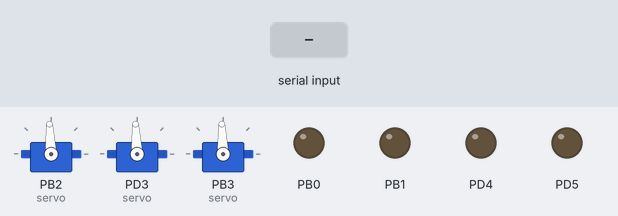
This program was run on a simulated ATmega328P, built with avr-gcc and emulated at 16 MHz. Parts: 3 × servo, output pins drawn as LEDs (lit = HIGH). Wiring (inferred from the names in the program): 3 × servo: signal PB2 / signal PB3 / signal PD3. The test bench sets the inputs (shaded band). Servo pulses on a pin are drawn as a servo (544–2400 µs = 0–180°); pins used as bus, display or sensor lines are not drawn; what the program prints to the serial monitor is not drawn.

Above: at 1.2 s.
1.3 s: "1" received over Serial
At 3.45 s:
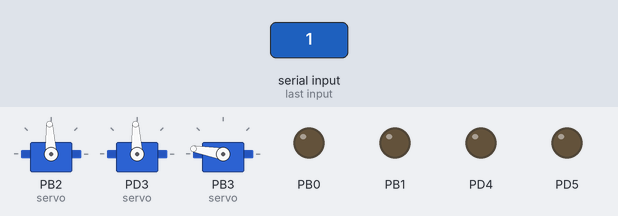
4.3 s: "0" received over Serial
6.1 s: "2" received over Serial
Timing chart, 0 to 24.3 s (numbered marks = the images above; inputs shaded):
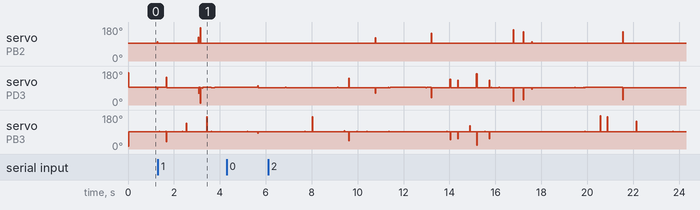

The program:

main.c
```c
#include "include/config.h"
#include "drivers/gpio.h"
#include "drivers/uart.h"
#include "drivers/timer.h"
#include "drivers/interrupts.h"
#include "protocol/frame.h"
#include "protocol/command_dispatch.h"
#include "handlers/handlers.h"
#include "handlers/system_handlers.h"
#include "actuators/servo.h"
#include "actuators/door_lock.h"
#include "actuators/alarm.h"
#include "system/watchdog.h"
#include "system/state.h"
#include "system/state_watch.h"
#include <avr/io.h>

/* main.c's whole job is: init every module, and run the loop. It has no
 * idea what CMD_UNLOCK means -- that lives entirely in
 * protocol/command_dispatch.c (validates the envelope: meta/TTL/duplicate)
 * and handlers directory (one file per hardware domain, each command mapped to
 * one handler function). Extending the command set the host speaks -- a
 * new HardwarePolicy action, a new scenario -- means adding a row to a
 * handler module's _register() call, never editing this file. See
 * docs/COMMAND_ARCHITECTURE.md.
 */

static bool valid_device(uint8_t id) { return id == DEVICE_CONTROLLER_ID || id == BROADCAST_DEVICE_ID; }

static void process_frame(const frame_t *f, uint32_t now) {
    if (!valid_device(f->device_id)) { frame_send_ack(f, ERR_BAD_DEVICE); return; }
    uint8_t err = command_dispatch_execute(f, now);
    frame_send_ack(f, err);
}

static void report_boot_faults(void) {
    uint8_t reason = state_get()->last_reset_reason;
    if (reason & _BV(WDRF)) {
        frame_send_fault(FAULT_WATCHDOG_RESET, state_get()->uptime_ms);
    }
}

int main(void) {
    watchdog_init();
    gpio_init();
    uart_init();
    timer_init();
    servo_init();
    door_lock_init();
    alarm_init();
    state_init(watchdog_reset_reason());
    frame_init();
    command_dispatch_init();
    handlers_register_all();
    state_watch_init();
    interrupts_init();

    state_set_uptime(0u);
    report_boot_faults();

    uint32_t last_telemetry = 0u;
    uint8_t telemetry_sequence = 0u;

    for (;;) {
        uint32_t now = timer_millis();
        state_set_uptime(now);
        frame_poll();
        frame_t f;
        while (frame_pop(&f)) process_frame(&f, now);

        state_check_failsafe(now);
        state_watch_poll(now);

        if ((uint32_t)(now - last_telemetry) >= TELEMETRY_PERIOD_MS) {
            last_telemetry = now;
            system_send_telemetry(telemetry_sequence++);
        }
        watchdog_kick();
    }
}
```

alarm.c
```c
#include "alarm.h"
#include "drivers/gpio.h"

static volatile uint8_t active[2];
static volatile alarm_mode_t mode_state[2];
static volatile uint32_t deadline[2];

void alarm_init(void){for(uint8_t i=1u;i<=2u;++i){active[i-1u]=0u;mode_state[i-1u]=ALARM_OFF;deadline[i-1u]=0u;gpio_alarm_set(i,false);}}

bool alarm_trigger(uint8_t id, alarm_mode_t mode, uint32_t duration_ms, uint32_t now){
    if(id<1u||id>2u||mode==ALARM_OFF)return false;
    active[id-1u]=1u;mode_state[id-1u]=mode;deadline[id-1u]=duration_ms?(now+duration_ms):0u;gpio_alarm_set(id,true);return true;
}
bool alarm_clear(uint8_t id){if(id<1u||id>2u)return false;active[id-1u]=0u;mode_state[id-1u]=ALARM_OFF;deadline[id-1u]=0u;gpio_alarm_set(id,false);return true;}
void alarm_clear_all(void){(void)alarm_clear(1u);(void)alarm_clear(2u);}
void alarm_tick(uint32_t now){for(uint8_t i=0u;i<2u;++i)if(active[i]&&deadline[i]!=0u&&(int32_t)(now-deadline[i])>=0)(void)alarm_clear((uint8_t)(i+1u));}
bool alarm_is_active(uint8_t id){return(id<1u||id>2u)?false:active[id-1u]!=0u;}
alarm_mode_t alarm_get_mode(uint8_t id){return(id<1u||id>2u)?ALARM_OFF:mode_state[id-1u];}
```

alarm.h
```c
#ifndef IASS_ALARM_H
#define IASS_ALARM_H
#include <stdint.h>
#include <stdbool.h>
#include "system_types.h"
void alarm_init(void);
bool alarm_trigger(uint8_t id, alarm_mode_t mode, uint32_t duration_ms, uint32_t now);
bool alarm_clear(uint8_t id);
void alarm_clear_all(void);
void alarm_tick(uint32_t now);
bool alarm_is_active(uint8_t id);
alarm_mode_t alarm_get_mode(uint8_t id);
#endif
```

door_lock.c
```c
#include "door_lock.h"
#include "config.h"
#include "drivers/gpio.h"

static volatile uint8_t commanded[2]={1u,1u};
static volatile uint8_t actual[2]={1u,1u};
static volatile uint8_t open_state[2]={0u,0u};
static volatile uint32_t deadline[2];

void door_lock_init(void) {
    gpio_door_lock_set(1u,true); gpio_door_lock_set(2u,true);
    commanded[0]=commanded[1]=1u; actual[0]=actual[1]=1u; deadline[0]=deadline[1]=0u;
}

bool door_lock_set(uint8_t id, bool locked, uint32_t duration_ms, uint32_t now) {
    if (id<1u||id>2u) return false;
    if (!locked && duration_ms==0u) duration_ms=DOOR_DEFAULT_UNLOCK_MS;
    gpio_door_lock_set(id,locked);
    commanded[id-1u]=locked?1u:0u;
    deadline[id-1u]=(!locked)?(now+duration_ms):0u;
    return true;
}

void door_lock_tick(uint32_t now) {
    for (uint8_t i=0u;i<2u;++i) {
        uint8_t id=(uint8_t)(i+1u);
#if IASS_ENABLE_DOOR_SENSORS
        open_state[i]=gpio_door_sensor_open(id)?1u:0u;
#else
        open_state[i]=0u;
#endif
        if (!commanded[i] && deadline[i]!=0u && (int32_t)(now-deadline[i])>=0) {
            gpio_door_lock_set(id,true); commanded[i]=1u; deadline[i]=0u;
        }
#if IASS_ENABLE_MANUAL_OVERRIDES
        if (gpio_override_active(id)) (void)door_lock_set(id,false,DOOR_DEFAULT_UNLOCK_MS,now);
#endif
        /* With no lock-position sensor, commanded state is the best physical
         * state estimate. It is explicitly reported as commanded/known, not
         * falsely presented as sensor-confirmed engagement. */
        actual[i]=commanded[i];
    }
}

bool door_is_locked_commanded(uint8_t id){return (id<1u||id>2u)?true:commanded[id-1u]!=0u;}
bool door_is_open(uint8_t id){return (id<1u||id>2u)?false:open_state[id-1u]!=0u;}
bool door_is_locked_actual(uint8_t id){return (id<1u||id>2u)?false:actual[id-1u]!=0u;}
bool door_override(uint8_t id){return gpio_override_active(id);}
```

door_lock.h
```c
#ifndef IASS_DOOR_LOCK_H
#define IASS_DOOR_LOCK_H
#include <stdint.h>
#include <stdbool.h>
void door_lock_init(void);
bool door_lock_set(uint8_t id, bool locked, uint32_t duration_ms, uint32_t now);
void door_lock_tick(uint32_t now);
bool door_is_locked_commanded(uint8_t id);
bool door_is_open(uint8_t id);
bool door_is_locked_actual(uint8_t id);
bool door_override(uint8_t id);
#endif
```

servo.c
```c
#include "servo.h"
#include "config.h"
#include "drivers/gpio.h"
#include <avr/io.h>
#include <avr/interrupt.h>

static volatile uint8_t angle[3] = { SERVO_HOME_DEG, SERVO_HOME_DEG, SERVO_HOME_DEG };
static volatile uint8_t target[3] = { SERVO_HOME_DEG, SERVO_HOME_DEG, SERVO_HOME_DEG };
static volatile uint8_t moving[3];
static volatile uint8_t pulse_index;
static volatile uint8_t pulse_phase;

static uint16_t angle_to_ticks(uint8_t a) {
    /* Timer1 prescaler 8 => 0.5 us/tick; 1000..2000 us pulse. */
    return (uint16_t)(2000u + ((uint32_t)a * 2000u) / 180u);
}

void servo_init(void) {
    for (uint8_t i=0u;i<3u;++i) { angle[i]=SERVO_HOME_DEG; target[i]=SERVO_HOME_DEG; moving[i]=0u; }
    pulse_index=0u; pulse_phase=0u;
}

bool servo_set_target(uint8_t id, uint8_t a) {
    if (id < 1u || id > 3u || a > SERVO_MAX_DEG) return false;
    uint8_t s=SREG; cli(); target[id-1u]=a; moving[id-1u]=(angle[id-1u]!=a); SREG=s; return true;
}

void servo_stop(uint8_t id) {
    if (id < 1u || id > 3u) return;
    uint8_t s=SREG; cli(); target[id-1u]=angle[id-1u]; moving[id-1u]=0u; SREG=s;
}

void servo_home_all(void) { for (uint8_t i=1u;i<=3u;++i) (void)servo_set_target(i,SERVO_HOME_DEG); }
void servo_stop_all(void) { for (uint8_t i=1u;i<=3u;++i) servo_stop(i); }
uint8_t servo_get_angle(uint8_t id) { return (id<1u||id>3u)?0u:angle[id-1u]; }
uint8_t servo_get_target(uint8_t id) { return (id<1u||id>3u)?0u:target[id-1u]; }
uint8_t servo_is_moving(uint8_t id) { return (id<1u||id>3u)?0u:moving[id-1u]; }

void servo_tick_1ms(void) {
    static uint8_t divider=0u;
    if (++divider < SERVO_STEP_MS) return;
    divider=0u;
    for (uint8_t i=0u;i<3u;++i) {
        if (angle[i] < target[i]) ++angle[i];
        else if (angle[i] > target[i]) --angle[i];
        moving[i]=(angle[i]!=target[i]);
    }
}

void servo_timer1_isr(void) {
    if (pulse_phase == 0u) {
        TCNT1=0u; pulse_index=0u; pulse_phase=1u;
        gpio_servo_set(1u,true);
        OCR1A=(uint16_t)(angle_to_ticks(angle[0])-1u);
        return;
    }
    gpio_servo_set((uint8_t)(pulse_index+1u),false);
    ++pulse_index;
    if (pulse_index < 3u) {
        gpio_servo_set((uint8_t)(pulse_index+1u),true);
        OCR1A=(uint16_t)(angle_to_ticks(angle[pulse_index])-1u);
    } else {
        pulse_phase=0u;
        OCR1A=39999u;
    }
}
```

servo.h
```c
#ifndef IASS_SERVO_H
#define IASS_SERVO_H
#include <stdint.h>
#include <stdbool.h>
void servo_init(void);
bool servo_set_target(uint8_t id, uint8_t angle);
void servo_stop(uint8_t id);
void servo_home_all(void);
void servo_stop_all(void);
uint8_t servo_get_angle(uint8_t id);
uint8_t servo_get_target(uint8_t id);
void servo_tick_1ms(void);
void servo_timer1_isr(void);
uint8_t servo_is_moving(uint8_t id);
#endif
```

alarm_handlers.c
```c
#include "alarm_handlers.h"
#include "../protocol/command_dispatch.h"
#include "../protocol/payload.h"
#include "../include/config.h"
#include "../actuators/alarm.h"

/* CMD_ALARM_TRIGGER args: [alarm_id:u8][mode:u8][duration_ms:u32 optional]
 * (host-side TRIGGER_ALARM). One command covers every alarm channel in
 * every mode (SIREN on alarm_1 = your buzzer, STROBE on alarm_2 = your LED,
 * or SIREN_STROBE on either) rather than the old separate CMD_SIREN /
 * CMD_STROBE commands -- this is also exactly what REPEAT_VISIT_DETECTED
 * uses (mode=STROBE only, no siren) without needing a new command. */
static uint8_t handle_alarm_trigger(const frame_t *f, const command_meta_t *meta, uint8_t base, uint32_t now) {
    (void)meta;
    uint8_t id = 0u, mode = 0u;
    uint32_t duration = 0u;
    if (!payload_u8(f, base, &id) || !payload_u8(f, (uint8_t)(base + 1u), &mode)) return ERR_BAD_PARAMETER;
    if (f->length >= (uint8_t)(base + 6u)) {
        uint32_t v = 0u;
        if (payload_u32(f, (uint8_t)(base + 2u), &v)) duration = v;
    }
    if (mode > ALARM_SIREN_STROBE || mode == ALARM_OFF) return ERR_BAD_PARAMETER;
    return alarm_trigger(id, (alarm_mode_t)mode, duration, now) ? ERR_NONE : ERR_BAD_PARAMETER;
}

/* CMD_ALARM_CLEAR args: [alarm_id:u8], 0 = all */
static uint8_t handle_alarm_clear(const frame_t *f, const command_meta_t *meta, uint8_t base, uint32_t now) {
    (void)meta; (void)now;
    uint8_t id = 0u;
    if (!payload_u8(f, base, &id)) return ERR_BAD_PARAMETER;
    if (id == 0u) { alarm_clear_all(); return ERR_NONE; }
    return alarm_clear(id) ? ERR_NONE : ERR_BAD_PARAMETER;
}

void alarm_handlers_register(void) {
    command_dispatch_register(CMD_ALARM_TRIGGER, 2u, 1u, handle_alarm_trigger);
    command_dispatch_register(CMD_ALARM_CLEAR, 1u, 1u, handle_alarm_clear);
}
```

alarm_handlers.h
```c
#ifndef IASS_ALARM_HANDLERS_H
#define IASS_ALARM_HANDLERS_H
void alarm_handlers_register(void);
#endif
```

door_handlers.c
```c
#include "door_handlers.h"
#include "../protocol/command_dispatch.h"
#include "../protocol/payload.h"
#include "../include/config.h"
#include "../actuators/door_lock.h"

/* CMD_LOCK args: [door_id:u8] (host-side LOCK_DOOR) */
static uint8_t handle_lock(const frame_t *f, const command_meta_t *meta, uint8_t base, uint32_t now) {
    (void)meta;
    uint8_t id = 0u;
    if (!payload_u8(f, base, &id)) return ERR_BAD_PARAMETER;
    return door_lock_set(id, true, 0u, now) ? ERR_NONE : ERR_BAD_PARAMETER;
}

/* CMD_UNLOCK args: [door_id:u8][duration_ms:u32 optional] (host-side
 * UNLOCK_DOOR, which HardwarePolicy always issues with an explicit
 * duration -- the optional-arg fallback exists for direct bench testing). */
static uint8_t handle_unlock(const frame_t *f, const command_meta_t *meta, uint8_t base, uint32_t now) {
    (void)meta;
    uint8_t id = 0u;
    uint32_t duration = 0u;
    if (!payload_u8(f, base, &id)) return ERR_BAD_PARAMETER;
    if (f->length >= (uint8_t)(base + 5u)) {
        uint32_t v = 0u;
        if (payload_u32(f, (uint8_t)(base + 1u), &v)) duration = v;
    }
    return door_lock_set(id, false, duration, now) ? ERR_NONE : ERR_BAD_PARAMETER;
}

void door_handlers_register(void) {
    command_dispatch_register(CMD_LOCK, 1u, 1u, handle_lock);
    command_dispatch_register(CMD_UNLOCK, 1u, 1u, handle_unlock);
}
```

door_handlers.h
```c
#ifndef IASS_DOOR_HANDLERS_H
#define IASS_DOOR_HANDLERS_H
void door_handlers_register(void);
#endif
```

handlers.c
```c
#include "handlers.h"
#include "system_handlers.h"
#include "servo_handlers.h"
#include "door_handlers.h"
#include "alarm_handlers.h"

void handlers_register_all(void) {
    system_handlers_register();
    servo_handlers_register();
    door_handlers_register();
    alarm_handlers_register();
}
```

handlers.h
```c
#ifndef IASS_HANDLERS_H
#define IASS_HANDLERS_H
/* One include, one call (handlers_register_all), to bring every domain's
 * commands into the dispatch table. Adding a new domain later (e.g. a
 * future sensor input) means: write handlers/<domain>_handlers.c with its
 * own _register() function, add one line here and one call in
 * handlers_register_all() -- main.c and command_dispatch.c never change. */
void handlers_register_all(void);
#endif
```

servo_handlers.c
```c
#include "servo_handlers.h"
#include "../protocol/command_dispatch.h"
#include "../protocol/payload.h"
#include "../include/config.h"
#include "../actuators/servo.h"

/* CMD_SERVO_SET args: [servo_id:u8][angle:u8] (host-side TRACK_CAMERA) */
static uint8_t handle_servo_set(const frame_t *f, const command_meta_t *meta, uint8_t base, uint32_t now) {
    (void)meta; (void)now;
    uint8_t id = 0u, angle = 0u;
    if (!payload_u8(f, base, &id) || !payload_u8(f, (uint8_t)(base + 1u), &angle)) return ERR_BAD_PARAMETER;
    return servo_set_target(id, angle) ? ERR_NONE : ERR_BAD_PARAMETER;
}

/* CMD_SERVO_STOP args: [servo_id:u8], 0 = all (host-side STOP_CAMERA) */
static uint8_t handle_servo_stop(const frame_t *f, const command_meta_t *meta, uint8_t base, uint32_t now) {
    (void)meta; (void)now;
    uint8_t id = 0u;
    if (!payload_u8(f, base, &id)) return ERR_BAD_PARAMETER;
    if (id == 0u) { servo_stop_all(); return ERR_NONE; }
    if (id > DEVICE_COUNT_SERVOS) return ERR_BAD_PARAMETER;
    servo_stop(id);
    return ERR_NONE;
}

static uint8_t handle_servo_home(const frame_t *f, const command_meta_t *meta, uint8_t base, uint32_t now) {
    (void)f; (void)meta; (void)base; (void)now;
    servo_home_all();
    return ERR_NONE;
}

void servo_handlers_register(void) {
    command_dispatch_register(CMD_SERVO_SET, 2u, 1u, handle_servo_set);
    command_dispatch_register(CMD_SERVO_STOP, 1u, 1u, handle_servo_stop);
    command_dispatch_register(CMD_SERVO_HOME, 0u, 1u, handle_servo_home);
}
```

servo_handlers.h
```c
#ifndef IASS_SERVO_HANDLERS_H
#define IASS_SERVO_HANDLERS_H
void servo_handlers_register(void);
#endif
```

system_handlers.c
```c
#include "system_handlers.h"
#include "../protocol/command_dispatch.h"
#include "../protocol/frame.h"
#include "../include/config.h"
#include "../actuators/servo.h"
#include "../actuators/door_lock.h"
#include "../actuators/alarm.h"
#include "../system/state.h"

/* CMD_HEARTBEAT -- keeps the communication-loss failsafe from engaging.
 * Deliberately the one command that does not require meta: a host that has
 * just reconnected after a failsafe event needs heartbeat to work even
 * before any transaction/TTL bookkeeping is meaningful. */
static uint8_t handle_heartbeat(const frame_t *f, const command_meta_t *meta, uint8_t base, uint32_t now) {
    (void)f; (void)meta; (void)base;
    state_set_heartbeat(now);
    return ERR_NONE;
}

void system_send_telemetry(uint8_t sequence) {
    frame_t f = {0};
    f.version = PROTOCOL_VERSION; f.sequence = sequence; f.device_id = DEVICE_CONTROLLER_ID;
    f.command = MSG_TELEMETRY; f.flags = 0u;
    uint32_t up = state_get()->uptime_ms;
    f.payload[f.length++] = (uint8_t)(up >> 24); f.payload[f.length++] = (uint8_t)(up >> 16);
    f.payload[f.length++] = (uint8_t)(up >> 8); f.payload[f.length++] = (uint8_t)up;
    f.payload[f.length++] = state_get()->failsafe_active;
    for (uint8_t i = 1u; i <= DEVICE_COUNT_SERVOS; ++i) {
        f.payload[f.length++] = servo_get_angle(i);
        f.payload[f.length++] = servo_get_target(i);
        f.payload[f.length++] = servo_is_moving(i);
    }
    for (uint8_t i = 1u; i <= DEVICE_COUNT_DOORS; ++i) {
        uint8_t x = 0u;
        if (door_is_locked_commanded(i)) x |= 1u;
        if (door_is_locked_actual(i)) x |= 2u;
        if (door_is_open(i)) x |= 4u;
        f.payload[f.length++] = x;
    }
    for (uint8_t i = 1u; i <= DEVICE_COUNT_ALARMS; ++i) {
        uint8_t x = alarm_is_active(i) ? 1u : 0u;
        x |= (uint8_t)(((uint8_t)alarm_get_mode(i) & 3u) << 1);
        f.payload[f.length++] = x;
    }
    f.payload[f.length++] = state_get()->last_reset_reason;
    uint16_t faults = frame_checksum_fault_count();
    f.payload[f.length++] = (faults > 0xFFu) ? 0xFFu : (uint8_t)faults;
    frame_send(&f);
}

static uint8_t handle_state_request(const frame_t *f, const command_meta_t *meta, uint8_t base, uint32_t now) {
    (void)meta; (void)base; (void)now;
    system_send_telemetry(f->sequence);
    return ERR_NONE;
}

static void send_identify(uint8_t sequence) {
    frame_t r = {0};
    r.version = PROTOCOL_VERSION; r.sequence = sequence; r.device_id = DEVICE_CONTROLLER_ID;
    r.command = MSG_IDENTIFY; r.flags = 0u; r.length = 9u;
    r.payload[0] = 'I'; r.payload[1] = 'A'; r.payload[2] = 'S'; r.payload[3] = 'S';
    r.payload[4] = PROTOCOL_VERSION;
    r.payload[5] = command_dispatch_capabilities();
    r.payload[6] = DEVICE_COUNT_SERVOS;
    r.payload[7] = DEVICE_COUNT_DOORS;
    r.payload[8] = DEVICE_COUNT_ALARMS;
    frame_send(&r);
}

static uint8_t handle_identify(const frame_t *f, const command_meta_t *meta, uint8_t base, uint32_t now) {
    (void)meta; (void)base; (void)now;
    send_identify(f->sequence);
    return ERR_NONE;
}

static uint8_t handle_emergency_stop(const frame_t *f, const command_meta_t *meta, uint8_t base, uint32_t now) {
    (void)f; (void)meta; (void)base;
    servo_stop_all();
    (void)door_lock_set(1u, true, 0u, now);
    (void)door_lock_set(2u, true, 0u, now);
    alarm_clear_all();
    return ERR_NONE;
}

void system_handlers_register(void) {
    command_dispatch_register(CMD_HEARTBEAT, 0u, 0u, handle_heartbeat);
    command_dispatch_register(CMD_STATE_REQUEST, 0u, 1u, handle_state_request);
    command_dispatch_register(CMD_IDENTIFY, 0u, 1u, handle_identify);
    command_dispatch_register(CMD_EMERGENCY_STOP, 0u, 1u, handle_emergency_stop);
}
```

Source omitted: system_handlers.h (304 bytes), system_types.h (1020 bytes), command_dispatch.c (3262 bytes), command_dispatch.h (2966 bytes), frame.c (6620 bytes), frame.h (782 bytes), payload.c (569 bytes), payload.h (315 bytes), state.c (1639 bytes), state.h (588 bytes), state_watch.c (4080 bytes), state_watch.h (954 bytes) and 11 more
